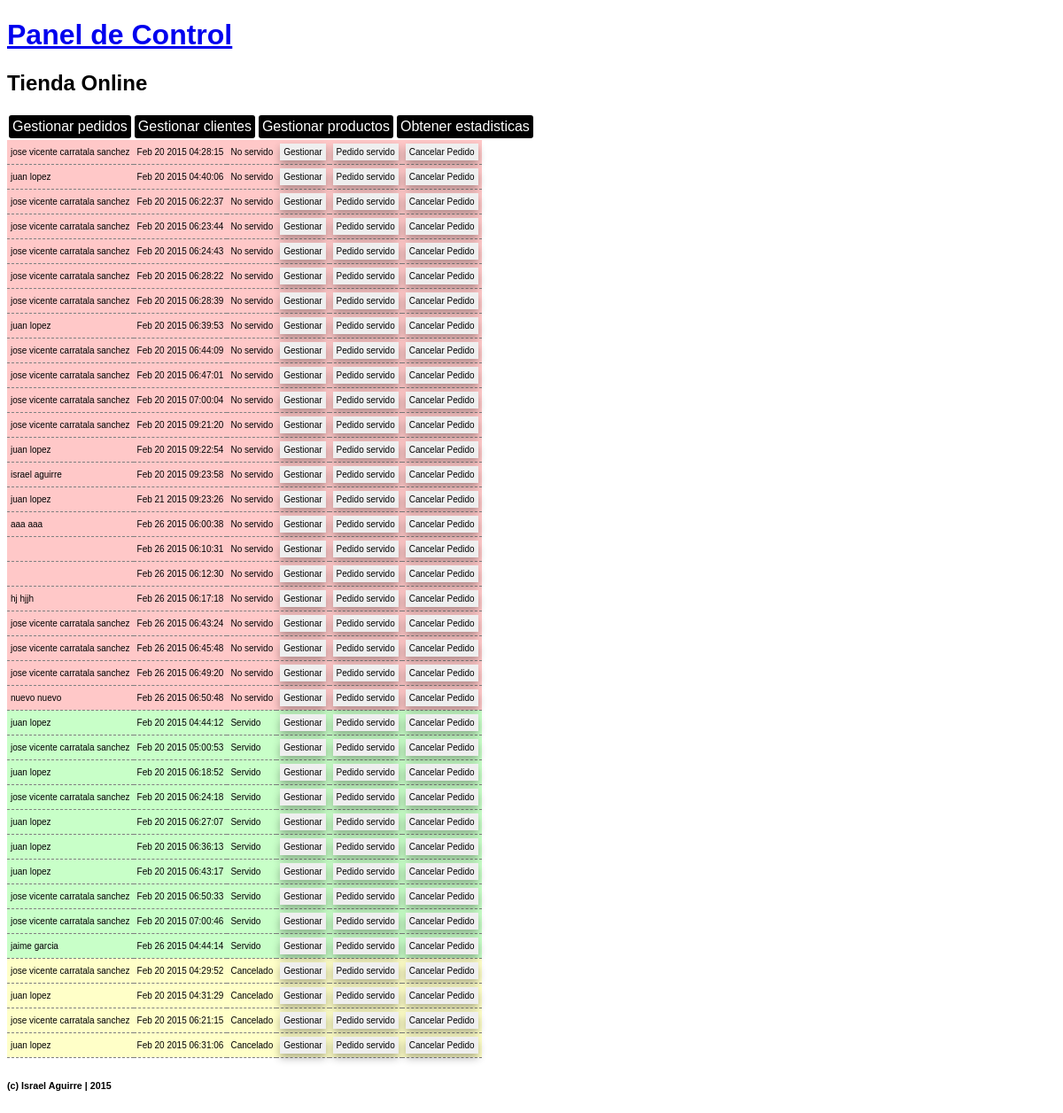
The app's page /admin/pedidos.php with its own data.
### tables this page shows
CREATE TABLE IF NOT EXISTS `pedidos` (
`id` int(100) NOT NULL,
  `id_cliente` int(100) DEFAULT NULL,
  `fecha` varchar(255) DEFAULT NULL,
  `estado` varchar(255) DEFAULT NULL
);

CREATE TABLE IF NOT EXISTS `clientes` (
`id` int(100) NOT NULL,
  `nombre` varchar(255) DEFAULT NULL,
  `apellidos` varchar(255) DEFAULT NULL,
  `email` varchar(255) DEFAULT NULL,
  `usuario` varchar(255) DEFAULT NULL,
  `contrasena` varchar(255) DEFAULT NULL,
  `telefono` int(12) DEFAULT NULL,
  `movil` int(12) DEFAULT NULL,
  `fax` varchar(12) DEFAULT NULL,
  `direccioncalle` varchar(255) DEFAULT NULL,
  `codigo_postal` varchar(255) DEFAULT NULL,
  `poblacion` varchar(255) DEFAULT NULL,
  `pais` varchar(255) DEFAULT NULL,
  `dninif` varchar(255) DEFAULT NULL
);

### admin/pedidos.php (the view, shortened to what this page needs)
<?php include 'cabecera.inc' ?>
<?php include '../php/config.inc'; ?>
<table>
<?php
	$conn = mysqli_connect($servidor,$usuario,$contrasena,$baseDatos);
	$consulta = "SELECT pedidos.id AS idpedido, fecha, estado, nombre, apellidos FROM pedidos LEFT JOIN clientes ON pedidos.id_cliente = clientes.id ORDER BY estado , fecha ASC";
	$resultado = mysqli_query($conn,$consulta);
	while($item = mysqli_fetch_array($resultado)){
		$estado = $item['estado'];
		switch ($estado) {
			case 0:
				$status = 'No servido';break;
			case 1:
				$status = 'Servido';break;
			case 2:
				$status = 'Cancelado';break;
		}
		echo '<tr';
		switch ($estado) {
			case 0:echo ' style="background: rgb(255,200,200);"';break;
			case 1:echo ' style="background:rgb(200,255,200);"';break;
     		case 2:echo ' style="background:rgb(255,255,200);"';break;
		}
		echo'><td>'.$item['nombre']." ".$item['apellidos'].'</td><td>'.date("M d Y H:i:s",$item['fecha']).'</td><td>'.$status.'</td><td><a href="gestionpedido.php?id='.$item['idpedido'].'"><button>Gestionar</button></a></td><td><a href="../php/pedidoservido.php?id='.$item['idpedido'].'"><button>Pedido servido</button></a></td><td><a href="../php/cancelarpedido.php?id='.$item['idpedido'].'"><button>Cancelar Pedido</button></a></td></tr>';
	}
?>
</table>
<?php include 'piedepagina.inc' ?>

### admin/stylesADMIN.css (style rules this page uses)
body { font-family: arial; }
table { border-collapse: collapse; font-size: 10px; }
td { padding: 4px; }
tr { border-bottom: dashed gray 1px; }
.btn, button { box-shadow: 0px 5px 10px rgba(0,0,0,0.3); border:0px; padding: 4px; font-size: 10px; }

### records on screen
pedidos: id_cliente.nombre "jose vicente", id_cliente.apellidos "carratala sanchez", fecha "Feb 20 2015 04:28:15", estado "No servido"
pedidos: id_cliente.nombre "juan", id_cliente.apellidos "lopez", fecha "Feb 20 2015 04:40:06", estado "No servido"
pedidos: id_cliente.nombre "jose vicente", id_cliente.apellidos "carratala sanchez", fecha "Feb 20 2015 06:22:37", estado "No servido"
pedidos: id_cliente.nombre "jose vicente", id_cliente.apellidos "carratala sanchez", fecha "Feb 20 2015 06:23:44", estado "No servido"
pedidos: id_cliente.nombre "jose vicente", id_cliente.apellidos "carratala sanchez", fecha "Feb 20 2015 06:24:43", estado "No servido"
pedidos: id_cliente.nombre "jose vicente", id_cliente.apellidos "carratala sanchez", fecha "Feb 20 2015 06:28:22", estado "No servido"
pedidos: id_cliente.nombre "jose vicente", id_cliente.apellidos "carratala sanchez", fecha "Feb 20 2015 06:28:39", estado "No servido"
pedidos: id_cliente.nombre "juan", id_cliente.apellidos "lopez", fecha "Feb 20 2015 06:39:53", estado "No servido"
pedidos: id_cliente.nombre "jose vicente", id_cliente.apellidos "carratala sanchez", fecha "Feb 20 2015 06:44:09", estado "No servido"
pedidos: id_cliente.nombre "jose vicente", id_cliente.apellidos "carratala sanchez", fecha "Feb 20 2015 06:47:01", estado "No servido"
pedidos: id_cliente.nombre "jose vicente", id_cliente.apellidos "carratala sanchez", fecha "Feb 20 2015 07:00:04", estado "No servido"
pedidos: id_cliente.nombre "jose vicente", id_cliente.apellidos "carratala sanchez", fecha "Feb 20 2015 09:21:20", estado "No servido"
pedidos: id_cliente.nombre "juan", id_cliente.apellidos "lopez", fecha "Feb 20 2015 09:22:54", estado "No servido"
pedidos: id_cliente.nombre "israel", id_cliente.apellidos "aguirre", fecha "Feb 20 2015 09:23:58", estado "No servido"
pedidos: id_cliente.nombre "juan", id_cliente.apellidos "lopez", fecha "Feb 21 2015 09:23:26", estado "No servido"
pedidos: id_cliente.nombre "aaa", id_cliente.apellidos "aaa", fecha "Feb 26 2015 06:00:38", estado "No servido"
pedidos: fecha "Feb 26 2015 06:10:31", estado "No servido"
pedidos: fecha "Feb 26 2015 06:12:30", estado "No servido"
pedidos: id_cliente.nombre "hj", id_cliente.apellidos "hjjh", fecha "Feb 26 2015 06:17:18", estado "No servido"
pedidos: id_cliente.nombre "jose vicente", id_cliente.apellidos "carratala sanchez", fecha "Feb 26 2015 06:43:24", estado "No servido"
pedidos: id_cliente.nombre "jose vicente", id_cliente.apellidos "carratala sanchez", fecha "Feb 26 2015 06:45:48", estado "No servido"
pedidos: id_cliente.nombre "jose vicente", id_cliente.apellidos "carratala sanchez", fecha "Feb 26 2015 06:49:20", estado "No servido"
pedidos: id_cliente.nombre "nuevo", id_cliente.apellidos "nuevo", fecha "Feb 26 2015 06:50:48", estado "No servido"
pedidos: id_cliente.nombre "juan", id_cliente.apellidos "lopez", fecha "Feb 20 2015 04:44:12", estado "Servido"
pedidos: id_cliente.nombre "jose vicente", id_cliente.apellidos "carratala sanchez", fecha "Feb 20 2015 05:00:53", estado "Servido"
pedidos: id_cliente.nombre "juan", id_cliente.apellidos "lopez", fecha "Feb 20 2015 06:18:52", estado "Servido"
pedidos: id_cliente.nombre "jose vicente", id_cliente.apellidos "carratala sanchez", fecha "Feb 20 2015 06:24:18", estado "Servido"
pedidos: id_cliente.nombre "juan", id_cliente.apellidos "lopez", fecha "Feb 20 2015 06:27:07", estado "Servido"
pedidos: id_cliente.nombre "juan", id_cliente.apellidos "lopez", fecha "Feb 20 2015 06:36:13", estado "Servido"
pedidos: id_cliente.nombre "juan", id_cliente.apellidos "lopez", fecha "Feb 20 2015 06:43:17", estado "Servido"
pedidos: id_cliente.nombre "jose vicente", id_cliente.apellidos "carratala sanchez", fecha "Feb 20 2015 06:50:33", estado "Servido"
pedidos: id_cliente.nombre "jose vicente", id_cliente.apellidos "carratala sanchez", fecha "Feb 20 2015 07:00:46", estado "Servido"
pedidos: id_cliente.nombre "jaime", id_cliente.apellidos "garcia", fecha "Feb 26 2015 04:44:14", estado "Servido"
pedidos: id_cliente.nombre "jose vicente", id_cliente.apellidos "carratala sanchez", fecha "Feb 20 2015 04:29:52", estado "Cancelado"
pedidos: id_cliente.nombre "juan", id_cliente.apellidos "lopez", fecha "Feb 20 2015 04:31:29", estado "Cancelado"
pedidos: id_cliente.nombre "jose vicente", id_cliente.apellidos "carratala sanchez", fecha "Feb 20 2015 06:21:15", estado "Cancelado"
pedidos: id_cliente.nombre "juan", id_cliente.apellidos "lopez", fecha "Feb 20 2015 06:31:06", estado "Cancelado"
